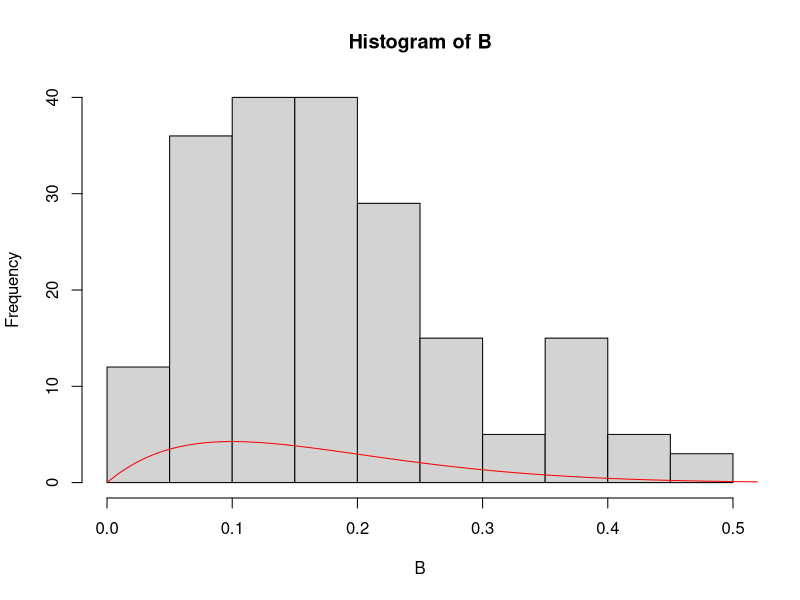
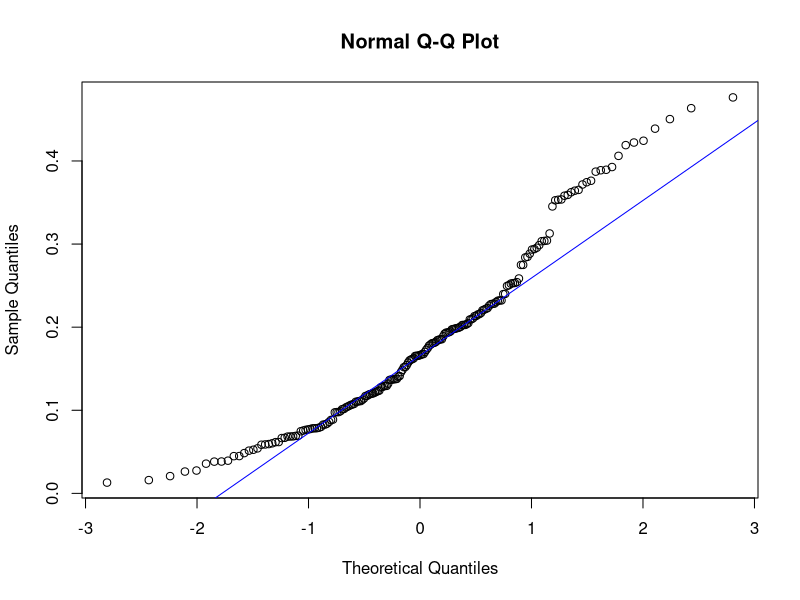

These figures' R source, in order:
# Problem 1
# Beta Distribution a=2, B=10
# i) a)
set.seed(2811)
B <- rbeta(200, 2, 10)
# b)
hist(B)
# c)
x_vals <- seq(0, 1, length.out = 1000)
pdf_vals <- dbeta(x_vals, 2, 10)
lines(x_vals, pdf_vals, col = "red")
# d)
qqnorm(B)
qqline(B, col = 'blue')
# e)
conditional_B <- B[B < 0.3]
cat('Empirical conditional expectation:', mean(conditional_B), '\n')

# ii) a)
print(1 - pbeta(0.7, 2, 10))
print(mean(B > 0.7))
# b)
print(IQR(B))
# c) Var(aX + b) = a^2Var(X)